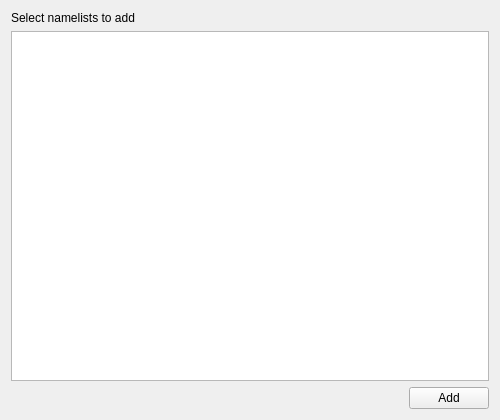
<?xml version="1.0" encoding="UTF-8"?>
<ui version="4.0">
 <class>NamelistPicker</class>
 <widget class="QWidget" name="NamelistPicker">
  <property name="geometry"><rect><x>0</x><y>0</y><width>500</width><height>420</height></rect></property>
  <property name="autoFillBackground"><bool>true</bool></property>
  <layout class="QVBoxLayout" name="rootLayout">
   <item><widget class="QLabel" name="instructionLabel"><property name="text"><string>Select namelists to add</string></property></widget></item>
   <item><widget class="QListWidget" name="availableNamelistsList"/></item>
   <item><layout class="QHBoxLayout" name="addLayout">
    <item><spacer name="addSpacer"><property name="orientation"><enum>Qt::Horizontal</enum></property><property name="sizeHint" stdset="0"><size><width>40</width><height>20</height></size></property></spacer></item>
    <item><widget class="QPushButton" name="addButton"><property name="text"><string>Add</string></property></widget></item>
   </layout></item>
  </layout>
 </widget>
 <resources/>
 <connections/>
</ui>
